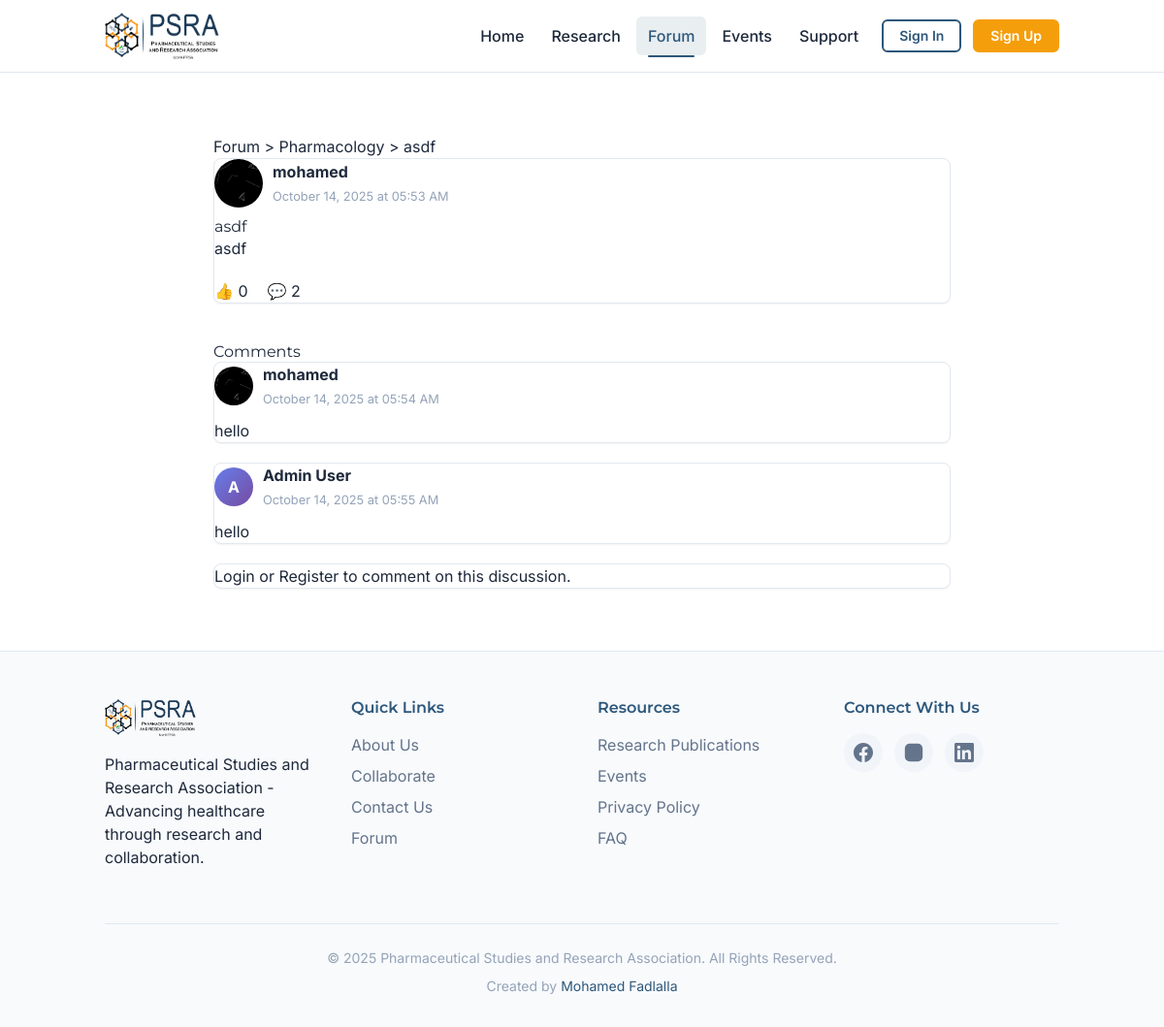
The app's page /forum/post/1, older data.
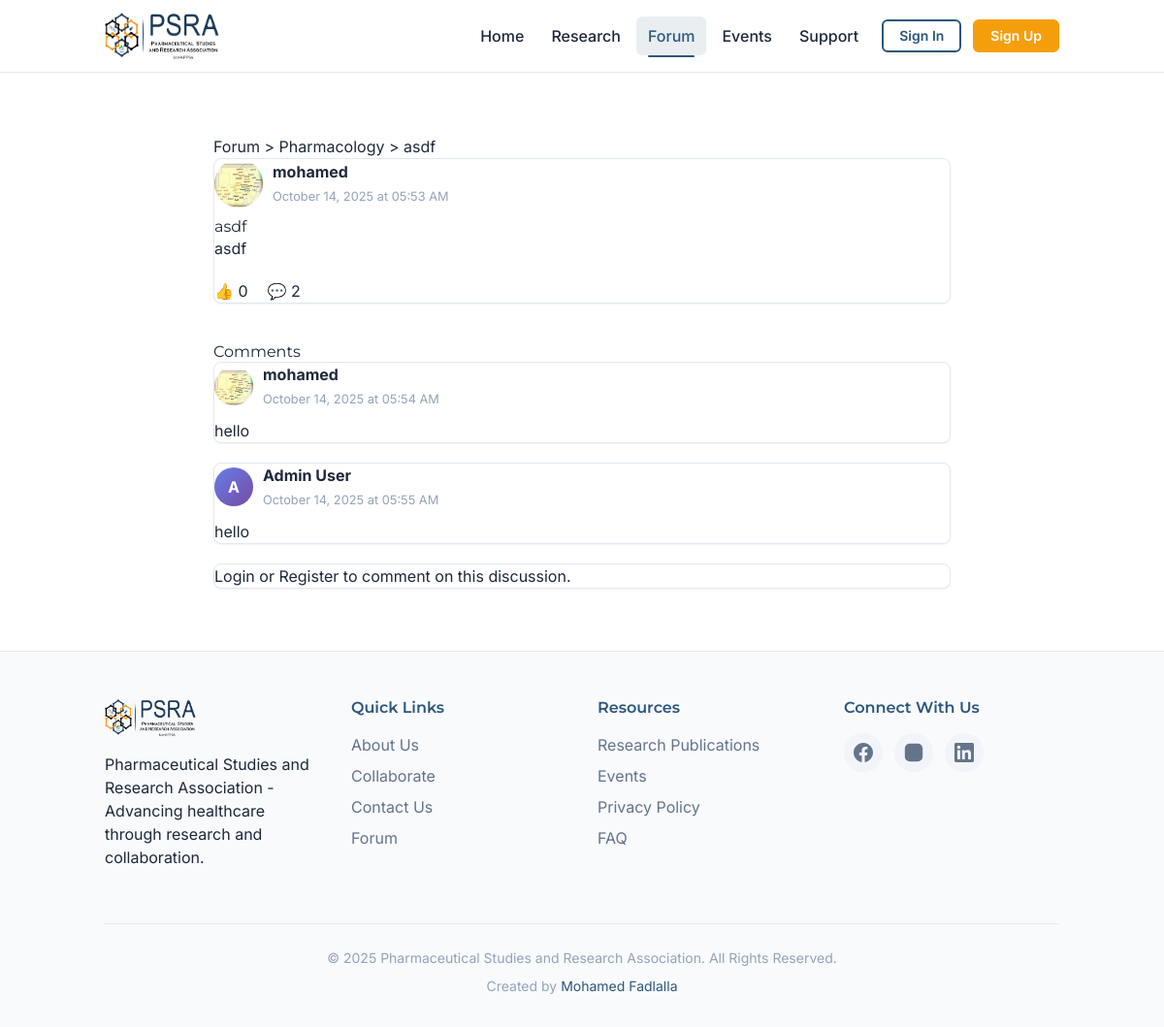
The same page, newer data.
### models.py (models this page shows, shortened)
class Post(db.Model):
    id = db.Column(db.Integer, primary_key=True)
    user_id = db.Column(db.Integer, db.ForeignKey('user.id'), nullable=False)
    category = db.Column(db.String(50), nullable=False)  # e.g., 'Pharmacology'
    title = db.Column(db.String(200), nullable=False)
    content = db.Column(db.Text, nullable=False)
    image_url = db.Column(db.String(200), default=None)
    created_at = db.Column(db.DateTime, default=datetime.utcnow)
    comments = db.relationship('Comment', backref='post', lazy=True, cascade='all, delete-orphan')
    likes = db.relationship('Like', backref='post', lazy=True, cascade='all, delete-orphan')

class User(UserMixin, db.Model):
    id = db.Column(db.Integer, primary_key=True)
    name = db.Column(db.String(100), nullable=False)
    email = db.Column(db.String(120), unique=True, nullable=False)
    password_hash = db.Column(db.String(128), nullable=False)
    batch_number = db.Column(db.Integer, nullable=True)
    phone_number = db.Column(db.String(20), nullable=True)
    whatsapp_number = db.Column(db.String(20), nullable=True)
    is_member = db.Column(db.Boolean, default=False)
    status = db.Column(db.String(20), default='student')  # 'student', 'alumni', 'undergraduate'
    headline = db.Column(db.String(200), nullable=True)
    location = db.Column(db.String(100), nullable=True)
    about = db.Column(db.Text, nullable=True)
    skills = db.Column(db.Text, nullable=True)  # Comma-separated skills
    education = db.Column(db.Text, nullable=True)  # JSON array of education entries
    experience = db.Column(db.Text, nullable=True)  # JSON array of work experience entries
    linkedin_url = db.Column(db.String(200), nullable=True)
    website_url = db.Column(db.String(200), nullable=True)
    cover_photo_url = db.Column(db.String(200), default=None)
    profile_picture_url = db.Column(db.String(200), default=None)
    languages = db.Column(db.Text, nullable=True)  # Comma-separated languages
    certifications = db.Column(db.Text, nullable=True)  # JSON or text for certifications
    projects = db.Column(db.Text, nullable=True)  # JSON or text for projects
    publications = db.Column(db.Text, nullable=True)  # Research publications
    professional_summary = db.Column(db.Text, nullable=True)  # Separate from about
    is_admin = db.Column(db.Boolean, default=False)
    email_notifications_enabled = db.Column(db.Boolean, default=True)
    event_reminders_enabled = db.Column(db.Boolean, default=True)
    new_research_alerts_enabled = db.Column(db.Boolean, default=True)
    created_at = db.Column(db.DateTime, default=datetime.utcnow)
    posts = db.relationship('Post', backref='author', lazy=True)
    comments = db.relationship('Comment', backref='author', lazy=True)
    likes = db.relationship('Like', backref='user', lazy=True)
    events = db.relationship('Event', backref='creator', lazy=True)

class Comment(db.Model):
    id = db.Column(db.Integer, primary_key=True)
    post_id = db.Column(db.Integer, db.ForeignKey('post.id'), nullable=False)
    user_id = db.Column(db.Integer, db.ForeignKey('user.id'), nullable=False)
    content = db.Column(db.Text, nullable=False)
    created_at = db.Column(db.DateTime, default=datetime.utcnow)

### forum/routes.py (the view)
@forum_bp.route('/post/<int:post_id>')
def post_detail(post_id):
    post = Post.query.get_or_404(post_id)
    comments = Comment.query.filter_by(post_id=post_id).order_by(Comment.created_at.asc()).all()
    form = CommentForm()
    return render_template('post_detail.html', post=post, comments=comments, form=form)

### app.py (called while the page is built)
@app.context_processor
def inject_unread_messages():
    if current_user.is_authenticated:
        unread_count = Message.query.filter_by(receiver_id=current_user.id, is_read=False).count()
        return {'unread_message_count': unread_count}
    return {'unread_message_count': 0}

### templates/post_detail.html (shortened to what this page needs)
{% extends "base.html" %}
{% block content %}
<section class="section">
    <div class="container" style="max-width: 800px; margin: 0 auto;">
        <p><a href="{{ url_for('forum.forum_main') }}">Forum</a> > <a href="{{ url_for('forum.forum_main', category=post.category) }}">{{ post.category }}</a> > {{ post.title }}</p>
        <div class="card" style="margin-bottom: 40px;">
            <div style="display: flex; align-items: center; gap: 10px; margin-bottom: 10px;">
                {% if post.author.profile_picture_url %}
                    <img src="{{ post.author.profile_picture_url }}" alt="Avatar" style="width: 50px; height: 50px; border-radius: 50%; object-fit: cover;">
                {% else %}
                    <div style="width: 50px; height: 50px; border-radius: 50%; background: linear-gradient(135deg, #667eea 0%, #764ba2 100%); display: flex; align-items: center; justify-content: center; color: white; font-weight: bold; font-size: 20px;">
                        {{ post.author.name[0].upper() }}
                    </div>
                {% endif %}
                <div>
                    <strong>{{ post.author.name }}</strong>
                    <br><small style="color: var(--text-muted);">{{ post.created_at.strftime('%B %d, %Y at %I:%M %p') }}</small>
                </div>
            </div>
            <h1>{{ post.title }}</h1>
            <p>{{ post.content }}</p>
            <div style="display: flex; gap: 20px; margin-top: 20px; align-items: center;">
                {% if current_user.is_authenticated %}
                <button id="like-btn" class="btn" onclick="toggleLike({{ post.id }})">👍 {{ post.likes|length }}</button>
                {% else %}
                <span>👍 {{ post.likes|length }}</span>
                {% endif %}
                <span>💬 {{ post.comments|length }}</span>
            </div>
        </div>
        <h2>Comments</h2>
        {% for comment in comments %}
        <div class="card" style="margin-bottom: 20px;">
            <div style="display: flex; align-items: center; gap: 10px; margin-bottom: 10px;">
                {% if comment.author.profile_picture_url %}
                    <img src="{{ comment.author.profile_picture_url }}" alt="Avatar" style="width: 40px; height: 40px; border-radius: 50%; object-fit: cover;">
                {% else %}
                    <div style="width: 40px; height: 40px; border-radius: 50%; background: linear-gradient(135deg, #667eea 0%, #764ba2 100%); display: flex; align-items: center; justify-content: center; color: white; font-weight: bold; font-size: 16px;">
                        {{ comment.author.name[0].upper() }}
                    </div>
                {% endif %}
                <div>
                    <strong>{{ comment.author.name }}</strong>
                    <br><small style="color: var(--text-muted);">{{ comment.created_at.strftime('%B %d, %Y at %I:%M %p') }}</small>
                </div>
            </div>
            <p>{{ comment.content }}</p>
        </div>
        {% endfor %}
        {% if current_user.is_authenticated %}
        <div class="card">
            <h3>Write a message...</h3>
            <form action="{{ url_for('forum.add_comment', post_id=post.id) }}" method="post" style="display: flex; flex-direction: column; gap: 10px;">
                {{ form.hidden_tag() }}
                {{ form.content(rows=4, style="width: 100%; padding: 10px; border: 1px solid var(--border); border-radius: 5px;") }}
                {% if form.content.errors %}
                    <div style="color: red; font-size: 14px;">
                        {% for error in form.content.errors %}{{ error }}{% endfor %}
                    </div>
                {% endif %}
                {{ form.submit(class="btn") }}
            </form>
        </div>
        {% else %}
        <div class="card">
            <p><a href="{{ url_for('forum.login') }}">Login</a> or <a href="{{ url_for('forum.register') }}">Register</a> to comment on this discussion.</p>
        </div>
        {% endif %}
    </div>
</section>
{% endblock %}

### templates/base.html (shortened to what this page needs)
<!DOCTYPE html>
<html lang="en">
<head>
    <script src="https://cdn.tailwindcss.com"></script>
    <link rel="stylesheet" href="{{ url_for('static', filename='css/style.css') }}">
    <link rel="stylesheet" href="https://cdnjs.cloudflare.com/ajax/libs/font-awesome/6.4.0/css/all.min.css" />
</head>
<body>
    <header class="header" id="header">
        <div class="container">
            <div class="logo">
                <a href="{{ url_for('home') }}" aria-label="PSRA Home">
                    <img src="{{ url_for('static', filename='images/logo.png') }}" alt="PSRA Logo">
                </a>
            </div>
            <nav class="nav-main" id="main-nav" role="navigation" aria-label="Main navigation">
                <ul class="nav-list">
                    <li><a href="{{ url_for('home') }}" class="nav-link {% if request.endpoint == 'home' %}active{% endif %}">Home</a></li>
                    <li><a href="{{ url_for('research') }}" class="nav-link {% if request.endpoint == 'research' %}active{% endif %}">Research</a></li>
                    <li><a href="{{ url_for('forum.forum_main') }}" class="nav-link {% if 'forum' in request.endpoint and 'login' not in request.endpoint and 'register' not in request.endpoint %}active{% endif %}">Forum</a></li>
                    <li><a href="{{ url_for('events') }}" class="nav-link {% if request.endpoint == 'events' %}active{% endif %}">Events</a></li>
                    <li><a href="{{ url_for('support') }}" class="nav-link {% if request.endpoint == 'support' %}active{% endif %}">Support</a></li>
                    {% if not current_user.is_authenticated %}
                    <li class="nav-auth-links">
                        <a href="{{ url_for('forum.login') }}" class="btn btn-outline btn-sm">Sign In</a>
                    </li>
                    <li class="nav-auth-links">
                        <a href="{{ url_for('forum.register') }}" class="btn btn-primary btn-sm">Sign Up</a>
                    </li>
                    {% endif %}
                </ul>
            </nav>
        </div>
    </header>
    <main id="main-content">
        {% block content %}{% endblock %}
    </main>
    <footer class="footer">
        <div class="container">
            <div class="footer-grid">
                <div class="footer-column">
                    <img src="{{ url_for('static', filename='images/logo.png') }}" alt="PSRA Logo" class="footer-logo">
                    <p>Pharmaceutical Studies and Research Association - Advancing healthcare through research and collaboration.</p>
                </div>
                <div class="footer-column">
                    <h4 class="footer-title">Quick Links</h4>
                    <ul class="footer-links">
                        <li><a href="{{ url_for('about') }}">About Us</a></li>
                        <li><a href="{{ url_for('collaborate') }}">Collaborate</a></li>
                        <li><a href="{{ url_for('contact') }}">Contact Us</a></li>
                        <li><a href="{{ url_for('forum.forum_main') }}">Forum</a></li>
                    </ul>
                </div>
                <div class="footer-column">
                    <h4 class="footer-title">Resources</h4>
                    <ul class="footer-links">
                        <li><a href="{{ url_for('research') }}">Research Publications</a></li>
                        <li><a href="{{ url_for('events') }}">Events</a></li>
                        <li><a href="{{ url_for('privacy') }}">Privacy Policy</a></li>
                        <li><a href="{{ url_for('faq') }}">FAQ</a></li>
                    </ul>
                </div>
                <div class="footer-column">
                    <h4 class="footer-title">Connect With Us</h4>
                    <div class="social-icons">
                        <a href="https://www.facebook.com/fpsauofk" target="_blank" rel="noopener noreferrer" class="social-icon facebook" aria-label="Facebook">
                        </a>
                        <a href="https://www.instagram.com/fpsauofk" target="_blank" rel="noopener noreferrer" class="social-icon instagram" aria-label="Instagram">
                        </a>
                        <a href="https://linkedin.com/in/faculty-of-pharmacy-students-association-uofk-96337621a" target="_blank" rel="noopener noreferrer" class="social-icon linkedin" aria-label="LinkedIn">
                        </a>
                    </div>
                </div>
            </div>
            <div class="footer-bottom">
                <p>&copy; {{ now.year if now else 2025 }} Pharmaceutical Studies and Research Association. All Rights Reserved.</p>
                <p>Created by <a href="https://mohamedfadlalla.github.io" target="_blank" rel="noopener noreferrer">Mohamed Fadlalla</a></p>
            </div>
        </div>
    </footer>
</body>
</html>

Row changes from the older to the newer data that the page shows:
changed User "mohamed": author.profile_picture_url: a different picture
changed through a linked row, Comment "October 14, 2025 at 05:54 AM": author.profile_picture_url: a different picture
